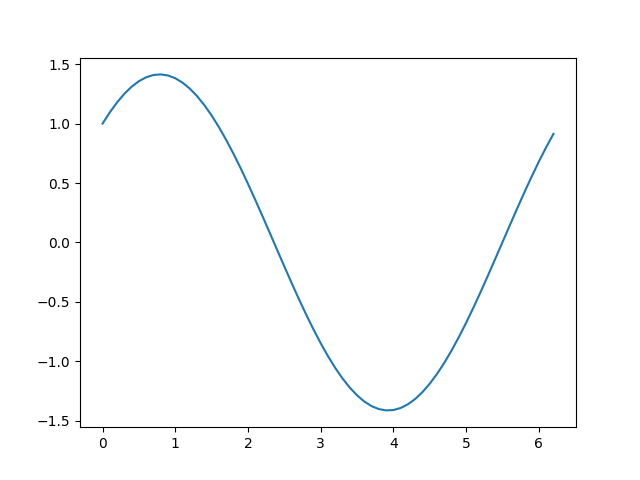

Python code for this plot:
import matplotlib as mpl
import matplotlib.pyplot as plt
import pandas as pd
import numpy as np

df = pd.read_csv('bmw.csv')

x = np.arange(start=0, stop=2*np.pi, step=0.1)

plt.plot(x, np.sin(x) + np.cos(x))
plt.savefig('ej1.png')
